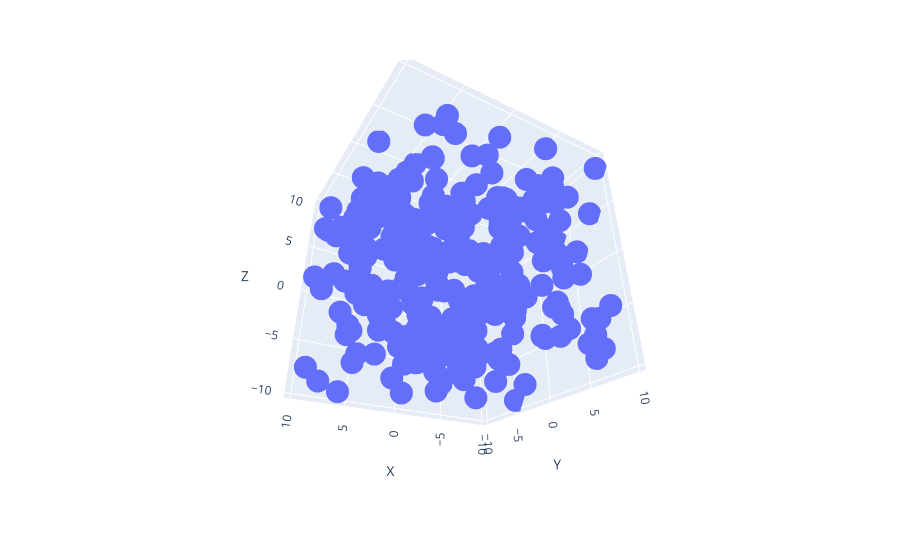

The notebook cell this image was saved under:
### Markdown cell above
<P3><b>PLOTLY ASSIGNMENT</b>

### Code cell
#1. Using the given dataset, to generate a 3D scatter plot to visualize the distribution of data points in a three-dimensional space.
import numpy as np
import pandas as pd
import plotly.express as px

np.random.seed(30)
data = {
    'X': np.random.uniform(-10, 10, 300),
    'Y': np.random.uniform(-10, 10, 300),
    'Z': np.random.uniform(-10, 10, 300)
}
df = pd.DataFrame(data)

fig = px.scatter_3d(df, x='X', y='Y', z='Z')
fig.show()

### Figure 1 — Plotly figure (JSON) as saved in the notebook; plotly's stock layout.template omitted (floating-point values rounded to 4 significant figures; data arrays with more than 128 entries replaced by an {"elided": "..."} marker saying what was removed)
{"data": [{"hovertemplate": "X=%{x}<br>Y=%{y}<br>Z=%{z}<extra></extra>", "legendgroup": "", "marker": {"color": "#636efa", "symbol": "circle"}, "mode": "markers", "name": "", "scene": "scene", "showlegend": false, "type": "scatter3d", "x": {"elided": "300 float values"}, "y": {"elided": "300 float values"}, "z": {"elided": "300 float values"}}], "layout": {"autosize": true, "legend": {"tracegroupgap": 0}, "margin": {"t": 60}, "scene": {"aspectmode": "auto", "aspectratio": {"x": 0.9933, "y": 1.007, "z": 0.9996}, "camera": {"center": {"x": 0, "y": 0, "z": 0}, "eye": {"x": 0.9627, "y": 1.625, "z": -1.069}, "projection": {"type": "perspective"}, "up": {"x": 0, "y": 0, "z": 1}}, "domain": {"x": [0, 1], "y": [0, 1]}, "xaxis": {"title": {"text": "X"}, "type": "linear"}, "yaxis": {"title": {"text": "Y"}, "type": "linear"}, "zaxis": {"title": {"text": "Z"}, "type": "linear"}}}}
